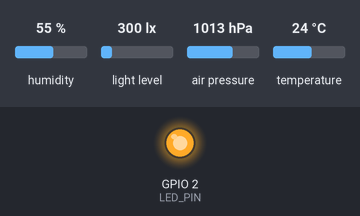
A sketch run on a simulated ESP32. Shown: output pins drawn as LEDs (lit = HIGH). The inputs (shaded band) are chosen by the test bench; at power-on: humidity 55 %, light level 300 lx, air pressure 1013 hPa, temperature 24 °C. WiFi joins after 1.5 s; servers stay silent unless stated; uploads are accepted with an empty reply; what the sketch prints to the serial monitor is not drawn.

Above: at 1.75 s.
At 31.9 s:
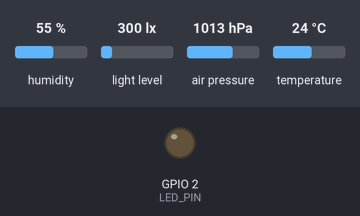
Timing chart, 0 to 79.9 s (numbered marks = the images above):
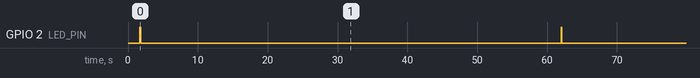

Measured:
- by itself, GPIO 2 (LED_PIN): alternates HIGH for 0.10 s and LOW for 60.2 s

The sketch:

esp32_environmental.ino
```cpp
/*
 * Duskfall Environmental Sensor — BME280 + BH1750
 *
 * Reads temperature, humidity, pressure, and light level.
 * Reports to Duskfall server via HTTP POST every REPORT_INTERVAL_S seconds.
 *
 * Wiring (I2C shared bus):
 *   BME280:  SDA=21, SCL=22, VCC=3.3V
 *   BH1750:  SDA=21, SCL=22, VCC=3.3V, ADDR=GND (0x23)
 *   LED:     GPIO 2 (onboard)
 *
 * Libraries: Adafruit_BME280, BH1750, WiFi, HTTPClient, ArduinoJson
 */

#include <WiFi.h>
#include <HTTPClient.h>
#include <Wire.h>
#include <Adafruit_BME280.h>
#include <BH1750.h>
#include <ArduinoJson.h>

// ── Configuration ──
const char* WIFI_SSID     = "YOUR_SSID";
const char* WIFI_PASS     = "YOUR_PASSWORD";
const char* DUSKFALL_URL  = "http://YOUR_SERVER:8500";
const char* API_KEY       = "df_YOUR_DEVICE_API_KEY";

const float LATITUDE      = 0.0;   // Set your location
const float LONGITUDE     = 0.0;
const int   REPORT_INTERVAL_S = 60;

// ── Hardware ──
#define LED_PIN 2
Adafruit_BME280 bme;
BH1750 lightMeter;

bool bme_ok = false;
bool bh_ok  = false;

void setup() {
  Serial.begin(115200);
  pinMode(LED_PIN, OUTPUT);

  // I2C
  Wire.begin(21, 22);

  // BME280
  bme_ok = bme.begin(0x76);
  if (!bme_ok) bme_ok = bme.begin(0x77);  // Try alt address
  Serial.printf("[env] BME280: %s\n", bme_ok ? "OK" : "NOT FOUND");

  // BH1750
  bh_ok = lightMeter.begin(BH1750::CONTINUOUS_HIGH_RES_MODE, 0x23);
  Serial.printf("[env] BH1750: %s\n", bh_ok ? "OK" : "NOT FOUND");

  // WiFi
  WiFi.begin(WIFI_SSID, WIFI_PASS);
  Serial.print("[env] WiFi");
  int attempts = 0;
  while (WiFi.status() != WL_CONNECTED && attempts++ < 30) {
    delay(500);
    Serial.print(".");
  }
  Serial.printf(" %s (%s)\n",
    WiFi.status() == WL_CONNECTED ? "OK" : "FAIL",
    WiFi.localIP().toString().c_str());
}

void loop() {
  if (WiFi.status() != WL_CONNECTED) {
    WiFi.reconnect();
    delay(5000);
    return;
  }

  // Read sensors
  JsonDocument doc;
  JsonArray readings = doc["readings"].to<JsonArray>();

  if (bme_ok) {
    float temp = bme.readTemperature();
    float hum  = bme.readHumidity();
    float pres = bme.readPressure() / 100.0;  // hPa

    JsonObject r1 = readings.add<JsonObject>();
    r1["sensor_type"] = "temperature";
    r1["value"] = temp;
    r1["unit"] = "C";

    JsonObject r2 = readings.add<JsonObject>();
    r2["sensor_type"] = "humidity";
    r2["value"] = hum;
    r2["unit"] = "%";

    JsonObject r3 = readings.add<JsonObject>();
    r3["sensor_type"] = "pressure";
    r3["value"] = pres;
    r3["unit"] = "hPa";

    Serial.printf("[env] T=%.1fC H=%.0f%% P=%.1fhPa", temp, hum, pres);
  }

  if (bh_ok) {
    float lux = lightMeter.readLightLevel();
    JsonObject r4 = readings.add<JsonObject>();
    r4["sensor_type"] = "light";
    r4["value"] = lux;
    r4["unit"] = "lux";
    Serial.printf(" L=%.0flux", lux);
  }

  Serial.println();

  // Send to Duskfall
  if (readings.size() > 0) {
    // Add location to each reading
    for (JsonVariant r : readings) {
      r["node_id"] = "env-01";
      r["latitude"] = LATITUDE;
      r["longitude"] = LONGITUDE;
      r["quality"] = "good";
    }

    // Reformat for contribute API
    JsonDocument payload;
    JsonArray sensorReadings = payload.to<JsonArray>();
    for (JsonVariant r : readings) {
      sensorReadings.add(r);
    }

    String body;
    serializeJson(sensorReadings, body);

    HTTPClient http;
    String url = String(DUSKFALL_URL) + "/api/contribute/sensor";
    http.begin(url);
    http.addHeader("Content-Type", "application/json");
    http.addHeader("X-Device-Key", API_KEY);

    int code = http.POST(body);
    if (code == 200) {
      digitalWrite(LED_PIN, HIGH);
      delay(100);
      digitalWrite(LED_PIN, LOW);
      Serial.println("[env] Sent OK");
    } else {
      Serial.printf("[env] Send FAIL: %d\n", code);
      for (int i = 0; i < 3; i++) {
        digitalWrite(LED_PIN, HIGH);
        delay(100);
        digitalWrite(LED_PIN, LOW);
        delay(100);
      }
    }
    http.end();
  }

  delay(REPORT_INTERVAL_S * 1000);
}
```
